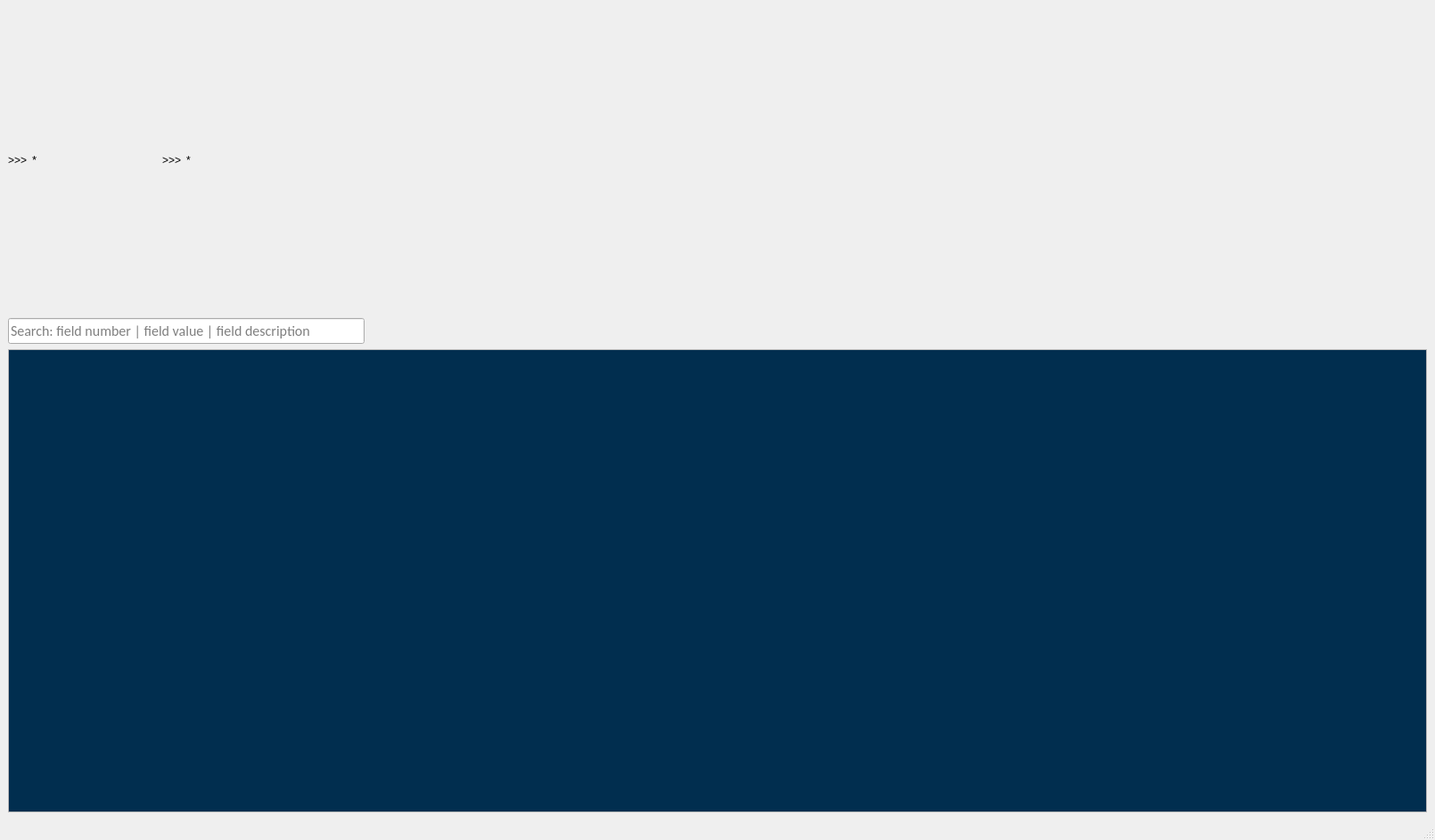
<?xml version="1.0" encoding="UTF-8"?>
<ui version="4.0">
 <class>MainWindow</class>
 <widget class="QMainWindow" name="MainWindow">
  <property name="geometry">
   <rect>
    <x>0</x>
    <y>0</y>
    <width>1610</width>
    <height>943</height>
   </rect>
  </property>
  <property name="minimumSize">
   <size>
    <width>1610</width>
    <height>650</height>
   </size>
  </property>
  <property name="maximumSize">
   <size>
    <width>16777215</width>
    <height>16777215</height>
   </size>
  </property>
  <property name="mouseTracking">
   <bool>false</bool>
  </property>
  <property name="focusPolicy">
   <enum>Qt::ClickFocus</enum>
  </property>
  <property name="windowTitle">
   <string>Signal</string>
  </property>
  <widget class="QWidget" name="centralwidget">
   <layout class="QGridLayout" name="gridLayout">
    <item row="0" column="0">
     <layout class="QHBoxLayout" name="horizontalLayout_4">
      <item>
       <layout class="QHBoxLayout" name="horizontalLayout_3">
        <item>
         <widget class="QLabel" name="ConnectionStatusLabel">
          <property name="text">
           <string>&gt;&gt;&gt;</string>
          </property>
         </widget>
        </item>
        <item>
         <widget class="QLabel" name="ConnectionStatus">
          <property name="sizePolicy">
           <sizepolicy hsizetype="Fixed" vsizetype="Fixed">
            <horstretch>0</horstretch>
            <verstretch>0</verstretch>
           </sizepolicy>
          </property>
          <property name="minimumSize">
           <size>
            <width>140</width>
            <height>0</height>
           </size>
          </property>
          <property name="font">
           <font>
            <pointsize>10</pointsize>
           </font>
          </property>
          <property name="text">
           <string>*</string>
          </property>
         </widget>
        </item>
        <item>
         <widget class="QLabel" name="ApiStatusLabel">
          <property name="text">
           <string>&gt;&gt;&gt;</string>
          </property>
         </widget>
        </item>
        <item>
         <widget class="QLabel" name="ApiStatus">
          <property name="text">
           <string>*</string>
          </property>
         </widget>
        </item>
       </layout>
      </item>
      <item>
       <spacer name="horizontalSpacer_2">
        <property name="orientation">
         <enum>Qt::Horizontal</enum>
        </property>
        <property name="sizeHint" stdset="0">
         <size>
          <width>40</width>
          <height>20</height>
         </size>
        </property>
       </spacer>
      </item>
     </layout>
    </item>
    <item row="1" column="0">
     <layout class="QVBoxLayout" name="TabViewLayout"/>
    </item>
    <item row="2" column="0">
     <layout class="QHBoxLayout" name="horizontalLayout">
      <item>
       <layout class="QHBoxLayout" name="JsonButtonsLayout"/>
      </item>
      <item>
       <widget class="QLineEdit" name="SearchLine">
        <property name="minimumSize">
         <size>
          <width>400</width>
          <height>0</height>
         </size>
        </property>
        <property name="maximumSize">
         <size>
          <width>400</width>
          <height>16777215</height>
         </size>
        </property>
        <property name="font">
         <font>
          <family>Calibri</family>
          <pointsize>12</pointsize>
         </font>
        </property>
        <property name="focusPolicy">
         <enum>Qt::ClickFocus</enum>
        </property>
        <property name="inputMethodHints">
         <set>Qt::ImhLatinOnly</set>
        </property>
        <property name="maxLength">
         <number>1000</number>
        </property>
        <property name="placeholderText">
         <string>Search: field number | field value | field description</string>
        </property>
        <property name="clearButtonEnabled">
         <bool>true</bool>
        </property>
       </widget>
      </item>
      <item>
       <spacer name="horizontalSpacer">
        <property name="orientation">
         <enum>Qt::Horizontal</enum>
        </property>
        <property name="sizeHint" stdset="0">
         <size>
          <width>40</width>
          <height>20</height>
         </size>
        </property>
       </spacer>
      </item>
     </layout>
    </item>
    <item row="3" column="0">
     <widget class="QTextEdit" name="LogArea">
      <property name="maximumSize">
       <size>
        <width>16777215</width>
        <height>520</height>
       </size>
      </property>
      <property name="palette">
       <palette>
        <active>
         <colorrole role="Text">
          <brush brushstyle="SolidPattern">
           <color alpha="255">
            <red>255</red>
            <green>255</green>
            <blue>255</blue>
           </color>
          </brush>
         </colorrole>
         <colorrole role="Base">
          <brush brushstyle="SolidPattern">
           <color alpha="255">
            <red>1</red>
            <green>46</green>
            <blue>79</blue>
           </color>
          </brush>
         </colorrole>
        </active>
        <inactive>
         <colorrole role="Text">
          <brush brushstyle="SolidPattern">
           <color alpha="255">
            <red>255</red>
            <green>255</green>
            <blue>255</blue>
           </color>
          </brush>
         </colorrole>
         <colorrole role="Base">
          <brush brushstyle="SolidPattern">
           <color alpha="255">
            <red>1</red>
            <green>46</green>
            <blue>79</blue>
           </color>
          </brush>
         </colorrole>
        </inactive>
        <disabled>
         <colorrole role="Text">
          <brush brushstyle="SolidPattern">
           <color alpha="255">
            <red>120</red>
            <green>120</green>
            <blue>120</blue>
           </color>
          </brush>
         </colorrole>
         <colorrole role="Base">
          <brush brushstyle="SolidPattern">
           <color alpha="255">
            <red>240</red>
            <green>240</green>
            <blue>240</blue>
           </color>
          </brush>
         </colorrole>
        </disabled>
       </palette>
      </property>
      <property name="font">
       <font>
        <family>Courier New</family>
        <pointsize>11</pointsize>
       </font>
      </property>
      <property name="focusPolicy">
       <enum>Qt::ClickFocus</enum>
      </property>
      <property name="lineWrapMode">
       <enum>QTextEdit::NoWrap</enum>
      </property>
      <property name="readOnly">
       <bool>true</bool>
      </property>
      <property name="acceptRichText">
       <bool>false</bool>
      </property>
      <property name="textInteractionFlags">
       <set>Qt::TextSelectableByKeyboard|Qt::TextSelectableByMouse</set>
      </property>
     </widget>
    </item>
    <item row="4" column="0">
     <layout class="QHBoxLayout" name="ButtonsLayout"/>
    </item>
   </layout>
  </widget>
  <widget class="QStatusBar" name="statusbar"/>
 </widget>
 <resources/>
 <connections/>
</ui>
